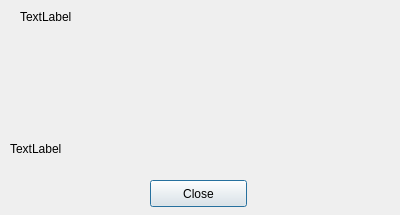
<?xml version="1.0" encoding="UTF-8"?>
<ui version="4.0">
 <class>MeasurePickerDialog</class>
 <widget class="QDialog" name="MeasurePickerDialog">
  <property name="geometry">
   <rect>
    <x>0</x>
    <y>0</y>
    <width>400</width>
    <height>215</height>
   </rect>
  </property>
  <property name="windowTitle">
   <string>Dialog</string>
  </property>
  <widget class="QPushButton" name="close_btn">
   <property name="geometry">
    <rect>
     <x>150</x>
     <y>180</y>
     <width>97</width>
     <height>27</height>
    </rect>
   </property>
   <property name="text">
    <string>Close</string>
   </property>
  </widget>
  <widget class="QLabel" name="message_label">
   <property name="geometry">
    <rect>
     <x>10</x>
     <y>140</y>
     <width>371</width>
     <height>17</height>
    </rect>
   </property>
   <property name="text">
    <string>TextLabel</string>
   </property>
  </widget>
  <widget class="QLabel" name="info_label">
   <property name="geometry">
    <rect>
     <x>20</x>
     <y>7</y>
     <width>67</width>
     <height>20</height>
    </rect>
   </property>
   <property name="text">
    <string>TextLabel</string>
   </property>
  </widget>
 </widget>
 <resources/>
 <connections/>
</ui>
